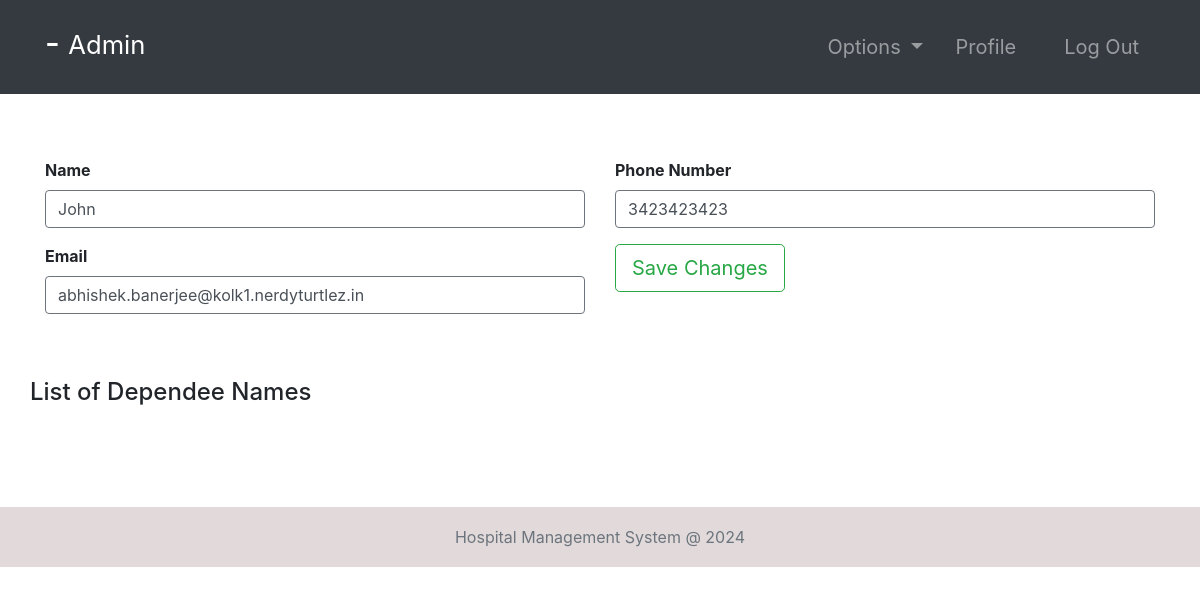
The page /guest-edit/2 (signed in) on the database its author committed.
### accounts/models.py (models this page shows, shortened)
class Guest(models.Model):
    user = models.OneToOneField(User, null=True, on_delete=models.CASCADE)
    phoneNumber = PhoneNumberField(unique=True)

### accounts/views.py (the view)
# urls.py: path('guest-edit/<str:pk>', guest_edit, name="guest-edit"),
@ login_required(login_url='login')
def guest_edit(request, pk):
    role = str(request.user.groups.all()[0])
    path = role + "/"
    tempuser = User.objects.get(id=pk)
    guest = Guest.objects.get(user=tempuser)
    form1 = editGuest(instance=guest)
    form2 = editUser(instance=tempuser)
    context = {
        "role": role,
        "guest": guest,
        "form1": form1,
        "form2": form2,
        "user": tempuser,
    }
    if request.method == "POST":
        form1 = editGuest(request.POST, instance=guest)
        form2 = editUser(request.POST, instance=tempuser)
        if form1.is_valid and form2.is_valid:
            form1.save()
            form2.save()
    return render(request, path + "guest-edit.html", context)

### accounts/forms.py
class editGuest(ModelForm):
    class Meta:
        model = Guest
        fields = ["phoneNumber"]

class editUser(ModelForm):
    class Meta:
        model = User
        fields = ["first_name", "last_name", "email"]

### Templates/admin/guest-edit.html
{% extends '../index.html' %}
{% block context %}
{% include '../common_pages/guest-edit.html' %}
{% endblock %}

### Templates/incs/nav.html (shortened to what this page needs)
<nav class="navbar navbar-dark bg-dark navbar-expand-lg py-3 " role="navigation">
    <div class="container">
        <a href="" class="navbar-brand">
            <h2 class="text-capitalize">
                {{ request.user.first_name }} {{ request.user.last_name }} -
                <small>
                    {{ role }}
                </small>
            </h2>
        </a>
        <div class="collapse navbar-collapse" id="navbarTags">
            <ul class="navbar-nav ml-auto">
                <li class="nav-item dropdown p-2">
                    <a class="nav-link dropdown-toggle" href="#" id="navbarDropdown" role="button"
                        data-toggle="dropdown" aria-haspopup="true" aria-expanded="false">
                        Options
                    </a>
                </li>
                <li class="nav-item mr-3 p-2">
                    {% if role == 'staff' or role == 'receptionist' or role == 'admin' or role == 'manager' %}
                    <a href="{% url 'employee-profile' user.id %}" class="nav-link">Profile</a>
                    {% endif %}
                </li>
                <li class="nav-item p-2 ">
                    <a href="{% url 'logout' %}" class="nav-link">Log Out</a>
                </li>
            </ul>
        </div>
    </div>
</nav>

### Templates/common_pages/guest-edit.html (shortened to what this page needs)
<div class="container">
    <form action="" method="POST">
        <div class="row mt-5">
            <div class="col-6">
                <div class="form-group pt-3">
                    <label for="item-type"><b>Name</b></label>
                    <input type="text" class="form-control border border-secondary" id="id_first_name" name="first_name"
                        value="{{guest.user.first_name}}">
                </div>
                <div class="form-group">
                    <label for="item-quantity"><b>Email</b></label>
                    <input type="int" class="form-control border border-secondary" name="email" id="id_email"
                        value="{{guest.user.email}}">
                </div>
            </div>
            <div class="col-6">
                <div class="form-group pt-3">
                    <label for="item-type"><b>Phone Number</b></label>
                    <input type="text" class="form-control border border-secondary" name="phoneNumber"
                        id="id_phoneNumber" value="{{guest.phoneNumber}}">
                </div>
                <button type="submit" class="btn btn-outline-success btn-lg">Save Changes</button>
            </div>
        </div>
    </form>
    <br><br>
    <div class="row ml-2s">
        <ul class="list-group">
            <h4>List of Dependee Names</h4>
        </ul>
    </div>
    <br>
    <div class="py-3">
    </div>
</div>

### static/css/main.css (style rules this page uses)
* { margin: 0; padding: 0; -webkit-font-smoothing: antialiased; }
body { position: relative; }
nav .nav-item { font-size: 20px; }

### rows shown on the page
Guest: first_name "John", email "abhishek.banerjee@kolk1.nerdyturtlez.in", phoneNumber "3423423423"

### other values the page prints
{{ role }} "Admin"
